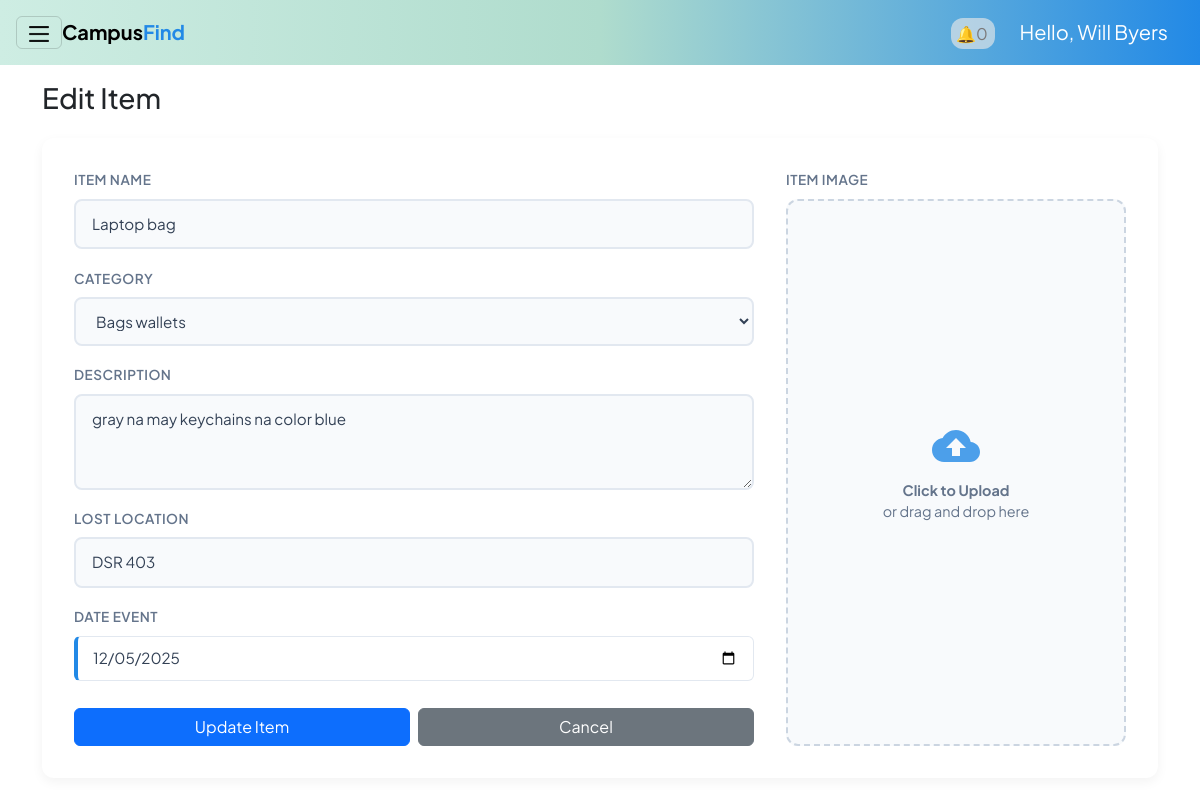
Screenshot of /interfaces/users/myposts_user.php?action=edit&id=13 (signed in) with the database file from the repository.
### tables this page shows
CREATE TABLE items (
        id INTEGER PRIMARY KEY AUTOINCREMENT,
        user_id INTEGER NOT NULL,
        title TEXT NOT NULL,
        description TEXT,
        item_status TEXT NOT NULL,     -- 'lost' or 'found'
        category_id INTEGER,
        location_lost TEXT,
        location_found TEXT,
        date_lost_or_found DATE,
        current_location TEXT,
        image_path TEXT,
        created_at DATETIME DEFAULT CURRENT_TIMESTAMP,
        -- updated_at DATETIME DEFAULT CURRENT_TIMESTAMP,
        claimed_by_user_id INTEGER,
        claimed_at DATETIME,

        FOREIGN KEY (user_id) REFERENCES users(id) ON DELETE CASCADE,
        FOREIGN KEY (claimed_by_user_id) REFERENCES users(id) ON DELETE SET NULL,
        FOREIGN KEY (category_id) REFERENCES categories(id)
    );

CREATE TABLE categories (
        id INTEGER PRIMARY KEY AUTOINCREMENT,
        name TEXT UNIQUE NOT NULL
    );

### interfaces/users/myposts_user.php (the view, shortened to what this page needs)
<?php
$user = $_SESSION["user"];
$db = get_db();
$action = $_GET["action"] ?? "list";
?>
<!DOCTYPE html>
<html lang="en">
<head>
    <link rel="stylesheet" href="../../reusable/header.css">
    <link rel="stylesheet" href="../../reusable/cards.css">
    <link rel="stylesheet" href="../../reusable/form.css">
    <link rel="stylesheet" href="../../reusable/hero.css">
    <link href="https://cdn.jsdelivr.net/npm/bootstrap@5.3.8/dist/css/bootstrap.min.css" rel="stylesheet">
</head>
<body class="m-0 border-0 bd-example m-0 border-0">
    <nav class="navbar p-3 sticky-top">
        <button class="navbar-toggler" type="button" data-bs-toggle="offcanvas"
                data-bs-target="#offcanvasWithBothOptions" aria-controls="offcanvasWithBothOptions"
                aria-expanded="false" aria-label="Toggle navigation">
            <img src="/assets/hamburger.png" alt="hamburger icon" width="20px" height="20px">
        </button>
        <strong><a class="navbar-brand me-auto d-none d-md-inline" href="#">Campus<span class = "find">Find</a></strong>
        <?php $userId = $_SESSION['user']['id'];
        $notifCount = $db->querySingle("
            SELECT COUNT(*)
            FROM notifications
            WHERE status = 'unread' AND notify_to = $userId AND type = 'to_user'
        ");?>
        <div class = "ms-auto">
            <a href="myposts_user.php" class="notif mx-4">
                🔔<?= $notifCount ?>
            </a>
            <a class="navbar-brand text-white" href="#">Hello, <?php echo htmlspecialchars($user["username"]); ?></a>
        </div>
    </nav>
<div class="container my-3">
    <?php if ($action === "create"): ?>
        <h3 class="mb-4" style="font-weight: 700; color: #334155;">Post New Item</h3>
        <form method="post" action="?action=store" enctype="multipart/form-data">
            <div class="form-grid-layout">
                <div class="form-left">
                    <div class="input-group-modern">
                        <label>Item Name</label>
                        <input type="text" name="title" placeholder="e.g. Blue Jansport Backpack" required>
                    </div>
                    <div class="form-row">
                        <div class="input-group-modern">
                            <label>Category</label>
                            <select name="category_id" id="category_id" required>
                                <option value="">Select Category</option>
                                <?php
                                $catQ = $db->query("SELECT * FROM categories ORDER BY name");
                                while($c = $catQ->fetchArray(SQLITE3_ASSOC)):
                                ?>
                                    <option value="<?= $c['id']; ?>">
                                        <?= ucfirst(str_replace('_', ' ', $c['name'])); ?>
                                    </option>
                                <?php endwhile; ?>
                            </select>
                        </div>
                    </div>
                    <div class="input-group-modern">
                        <label>Description</label>
                        <textarea name="description" rows="3" placeholder="Describe the item (color, distinctive marks, brand)..."></textarea>
                    </div>
                    <div class="form-row">
                        <div class="input-group-modern">
                            <label>Lost Location</label>
                            <input type="text" name="location_lost" id="location_lost" placeholder="Where was it lost?">
                        </div>
                    </div>
                    <div class="form-row">
                        <div class="input-group-modern">
                            <label id="dateLabel">Date Event</label>
                            <div class="date-card">
                                <input type="date" name="date_lost_or_found" id="date_lost_or_found" style="border:none; background:transparent; padding:0;">
                            </div>
                        </div>
                    </div>
                </div>
                <div class="form-right">
                    <div class="input-group-modern" style="height: 100%;">
                        <label>Item Image</label>
                        <div class="image-upload-wrapper">
                            <input type="file" name="item_image" id="file-input-real" accept="image/*" onchange="previewImage(event)">
                            <img id="image-preview" src="#" alt="Image Preview">
                            <div class="upload-placeholder" id="upload-placeholder">
                                <svg xmlns="http://www.w3.org/2000/svg" viewBox="0 0 24 24"><path d="M19.35 10.04C18.67 6.59 15.64 4 12 4 9.11 4 6.6 5.64 5.35 8.04 2.34 8.36 0 10.91 0 14c0 3.31 2.69 6 6 6h13c2.76 0 5-2.24 5-5 0-2.64-2.05-4.78-4.65-4.96zM14 13v4h-4v-4H7l5-5 5 5h-3z"/></svg>
                                <p><strong>Click to Upload</strong><br>or drag and drop here</p>
                            </div>
                        </div>
                    </div>
                </div>
                    <div class="d-flex gap-2 mt-2">
                        <button class="btn btn-primary w-50" type="submit">Publish Post</button>
                        <a class="btn btn-secondary w-50" href="myposts_user.php" style="background-color: #cbd5e1; color: #334155; border:none;">Cancel</a>
                    </div>
            </div>
        </form>
        <script>
            function previewImage(event) {
                const input = event.target;
                const preview = document.getElementById('image-preview');
                const placeholder = document.getElementById('upload-placeholder');
                if (input.files && input.files[0]) {
                    const reader = new FileReader();
                    reader.onload = function(e) {
                        preview.src = e.target.result;
                        preview.style.display = 'block';
                        placeholder.style.display = 'none';
                    }
                    reader.readAsDataURL(input.files[0]);
                }
            }
        </script>
    <?php elseif ($action === "edit"):
    $id = (int)($_GET["id"] ?? 0);
    $stmt = $db->prepare("SELECT * FROM items WHERE id = ?");
    $stmt->bindValue(1, $id, SQLITE3_INTEGER);
    $res = $stmt->execute();
    $item = $res->fetchArray(SQLITE3_ASSOC);
    if ($item): ?>
        <h3 class="mb-4">Edit Item</h3>
        <form method="post" action="?action=edit" enctype="multipart/form-data">
            <div class="form-grid-layout">
                <div class="form-left">
                <div class="input-group-modern">
                    <label>Item Name</label>
                    <input type="text" name="title" placeholder="e.g. Blue Jansport Backpack"
                        value="<?php echo htmlspecialchars($item['title']); ?>" required>
                </div>
                <div class="form-row">
                    <div class="input-group-modern">
                        <label>Category</label>
                        <select name="category_id" id="category_id" required>
                            <?php
                            $catQ = $db->query("SELECT * FROM categories ORDER BY name");
                            while($c = $catQ->fetchArray(SQLITE3_ASSOC)):
                            ?>
                                <option value="<?= $c['id']; ?>"
                                    <?= ($item['category_id'] == $c['id']) ? 'selected' : '' ?>>
                                    <?= ucfirst(str_replace('_', ' ', $c['name'])); ?>
                                </option>
                            <?php endwhile; ?>
                        </select>
                    </div>
                </div>
                <div class="input-group-modern">
                    <label>Description</label>
                    <textarea name="description" rows="3"
                            placeholder="Describe the item (color, distinctive marks, brand)..."><?php
                        echo htmlspecialchars($item['description']); ?></textarea>
                </div>
                <div class="form-row">
                    <div class="input-group-modern">
                        <label>Lost Location</label>
                        <input type="text" name="location_lost" id="location_lost"
                            placeholder="Where was it lost?"
                            value="<?php echo htmlspecialchars($item['location_lost']); ?>">
                    </div>
                </div>
                <div class="form-row">
                    <div class="input-group-modern">
                        <label id="dateLabel">Date Event</label>
                        <div class="date-card">
                            <input type="date" name="date_lost_or_found" id="date_lost_or_found"
                                value="<?php echo htmlspecialchars($item['date_lost_or_found']); ?>"
                                style="border:none; background:transparent; padding:0;">
                        </div>
                    </div>
                </div>
                <div class="d-flex gap-2 mt-2">
                    <button class="btn btn-primary w-50" type="submit">Update Item</button>
                    <a class="btn btn-secondary w-50" href="myposts_user.php">Cancel</a>
                </div>
            </div>
            <div class="form-right">
                <div class="input-group-modern" style="height: 100%;">
                    <label>Item Image</label>
                    <div class="image-upload-wrapper">
                        <div class="upload-placeholder" id="upload-placeholder"
                            style="<?php if (!empty($item['image_path'])) echo 'display:none;'; ?>">
                            <svg xmlns="http://www.w3.org/2000/svg" viewBox="0 0 24 24">
                                <path d="M19.35 10.04C18.67 6.59 15.64 4 12 4 9.11 4 6.6 5.64 5.35 8.04 2.34 8.36 0 10.91 0 14c0 3.31 2.69 6 6 6h13c2.76 0 5-2.24 5-5 0-2.64-2.05-4.78-4.65-4.96zM14 13v4h-4v-4H7l5-5 5 5h-3z"/>
                            </svg>
                            <p><strong>Click to Upload</strong><br>or drag and drop here</p>
                        </div>
                    </div>
                </div>
            </div>
        </form>
    <?php else: ?>
        <p>Item not found.</p>
        <a class="btn btn-secondary" href="dashboard_user.php">Back</a>
    <?php endif; ?>
    <?php endif; ?>
</div>
  </body>
</html>

### reusable/header.css (style rules this page uses)
:root { --color-primary-gradient: linear-gradient(to right, #ceede3,#afdccd, #2289e6); --blue-primary: #2289e6; --button: #afdccd; --button-hover: #ceede3; --bg: #f8f8f8; --gray-text: #7b7979; --lost-color: #ff0000; --found-color: #2289e6; --claimed-color: #558d57; --pending-color: #ffa629; }
* { font-family: "Plus Jakarta Sans", sans-serif; }
.navbar .navbar-brand, .navbar .navbar-text, .navbar .notif { white-space: nowrap !important; }
.navbar .navbar-toggler { flex: 0 0 auto !important; }
.navbar .ms-auto { margin-left: auto !important; }
.navbar-brand { font-size: 20px !important; }
.find { color: var(--blue-primary); }
nav { background: var(--color-primary-gradient); }
.notif { color: var(--gray-text) !important; text-decoration: none; padding: 5px; background-color: rgba(234, 234, 234, 0.639); border-radius: 12px; }

### reusable/cards.css (style rules this page uses)
:root { --color-primary: #2289e6; --color-ui-accent: #afdccd; --color-ui-surface: #f8f8f8; --gray-text: #7b7979; --lost-color: #ff0000; --found-color: #2289e6; --claimed-color: #558d57; --pending-color: #ffa629; }

### reusable/form.css (style rules this page uses)
:root { --color-primary: #2289e6; --color-ui-accent: #afdccd; --color-ui-surface: #f8f8f8; --lost-color: #ff0000; --found-color: #2289e6; --claimed-color: #558d57; --pending-color: #ffa629; }
.form-grid-layout { display: grid; grid-template-columns: 2fr 1fr; gap: 2rem; background: white; padding: 2rem; border-radius: 12px; box-shadow: 0 4px 12px rgba(0,0,0,0.05); }
.form-left, .form-right { display: flex; flex-direction: column; gap: 1.2rem; }
.input-group-modern { display: flex; flex-direction: column; gap: 0.5rem; }
.input-group-modern label { font-size: 0.85rem; font-weight: 600; color: #64748b; text-transform: uppercase; letter-spacing: 0.5px; }
.input-group-modern input, .input-group-modern select, .input-group-modern textarea { padding: 12px 16px; border: 2px solid #e2e8f0; border-radius: 8px; transition: all 0.2s ease; background: #f8fafc; font-size: 0.95rem; color: #334155; }
.form-row { display: flex; gap: 1rem; }
.form-row > div { flex: 1; }
.image-upload-wrapper { height: 100%; min-height: 300px; border: 2px dashed #cbd5e1; border-radius: 12px; position: relative; display: flex; flex-direction: column; align-items: center; justify-content: center; background: #f8fafc; transition: all 0.3s ease; overflow: hidden; cursor: pointer; }
.upload-placeholder { text-align: center; color: #64748b; padding: 20px; pointer-events: none; }
.upload-placeholder svg { width: 48px; height: 48px; margin-bottom: 10px; fill: var(--color-primary); opacity: 0.8; }
.upload-placeholder p { font-size: 0.9rem; margin: 0; }
.date-card { background: white; border: 1px solid #e2e8f0; border-left: 4px solid var(--color-primary); padding: 10px 15px; border-radius: 6px; display: flex; flex-direction: column; }
.btn { padding: 10px 16px; border-radius: 8px; font-weight: 600; border: none; cursor: pointer; font-size: 0.95rem; transition: all 0.2s ease; text-decoration: none; display: inline-flex; align-items: center; justify-content: center; }
.btn-primary { background-color: var(--color-primary); color: white; }
.btn-secondary { background-color: #cbd5e1; color: #334155; }
.w-50 { width: 50%; }
.d-flex { display: flex; }
.gap-2 { gap: 0.5rem; }
.mt-2 { margin-top: 0.5rem; }
.mb-4 { margin-bottom: 1.5rem; }

### reusable/hero.css (style rules this page uses)
:root { --color-primary-gradient: linear-gradient(to right, #ceede3,#afdccd, #2289e6); --blue-primary: #2289e6; --button: #afdccd; --button-hover: #ceede3; --bg: #f8f8f8; --gray-text: #7b7979; --lost-color: #ff0000; --found-color: #2289e6; --claimed-color: #558d57; --pending-color: #ffa629; }

### rows the page displays
items: title "Laptop bag", category_id "Bags wallets", description "gray na may keychains na color blue", location_lost "DSR 403", date_lost_or_found "12/05/2025"

### other values shown
$notifCount "0"
$user["username"] "Will Byers"
